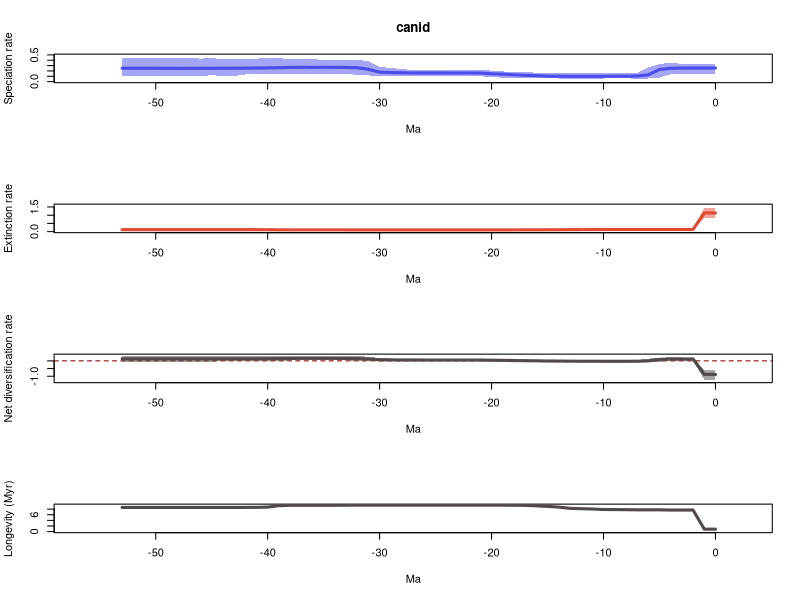

The R script that drew this image:
# 1 files combined:
# 	/home/eeb177-student/Desktop/EEB-177/exercise-9/pyrate_mcmc_logs/canid_occ_1_marginal_rates.log

# 95% HPDs calculated using code from Biopy (https://www.cs.auckland.ac.nz/~yhel002/biopy/)

pdf(file='/home/eeb177-student/Desktop/EEB-177/exercise-9/pyrate_mcmc_logs/canid_occ_1_marginal_rates_RTT.pdf',width=0.6*9, height=16.8)
par(mfrow=c(4,1))
library(scales)
L_hpd_m95=c(0.134647442343, 0.134647442343,0.134647442343,0.134647442343,0.13974580164,0.0735656319696,0.0583456682639,0.055806269025,0.0608193148192,0.0608193148192,0.0583456682639,0.0583456682639,0.0583456682639,0.0583456682639,0.0583456682639,0.0663283335853,0.0663283335853,0.0670004534064,0.0749419201056,0.0749419201056,0.081633624553,0.103582579471,0.103582579471,0.103582579471,0.103582579471,0.103582579471,0.103582579471,0.103582579471,0.103582579471,0.107380810234,0.103582579471,0.116222906896,0.12889185615,0.140566967115,0.140566967115,0.140566967115,0.140566967115,0.140566967115,0.140566967115,0.140566967115,0.140566967115,0.1338382428,0.1338382428,0.105099481416,0.105099481416,0.119580316975,0.105099481416,0.109990033119,0.109990033119,0.105099481416,0.105099481416,0.105099481416,0.105099481416,0.105099481416)
L_hpd_M95=c(0.332376941529, 0.332376941529,0.332376941529,0.332376941529,0.351867401497,0.32926938074,0.264556535935,0.166380067569,0.160060124817,0.160060124817,0.156176636037,0.156176636037,0.156176636037,0.156176636037,0.156176636037,0.162546390186,0.167758386868,0.176554428001,0.181195539798,0.191037632709,0.206785736638,0.217913750163,0.217913750163,0.220557461707,0.217913750163,0.217913750163,0.217913750163,0.217913750163,0.234247914152,0.255759453185,0.274795895985,0.381726277058,0.409797168988,0.409797168988,0.409797168988,0.409797168988,0.417725438353,0.417725438353,0.422964248289,0.438412005168,0.440949724297,0.430022701116,0.430022701116,0.417725438353,0.417725438353,0.440949724297,0.429991901148,0.449875403395,0.449875403395,0.449875403395,0.449875403395,0.449875403395,0.449875403395,0.449875403395)
M_hpd_m95=c(0.799952019826, 0.799952019826,0.0975338529436,0.0975338529436,0.0975338529436,0.0975338529436,0.0975338529436,0.0975338529436,0.0940410321875,0.0940410321875,0.0940410321875,0.0879944515261,0.0893742007823,0.0879944515261,0.0800890132403,0.0831660905044,0.0784066500508,0.0805081827928,0.0800890132403,0.0805081827928,0.0805081827928,0.0813511799882,0.0813511799882,0.0813511799882,0.0813511799882,0.0813511799882,0.0813511799882,0.0813511799882,0.0813511799882,0.0813511799882,0.0813511799882,0.0813511799882,0.0813511799882,0.0813511799882,0.0813511799882,0.0813511799882,0.0813511799882,0.0813511799882,0.0813511799882,0.0813511799882,0.0734464621409,0.0784066500508,0.0784066500508,0.0784066500508,0.0784066500508,0.0784066500508,0.0784066500508,0.0784066500508,0.0784066500508,0.0784066500508,0.0784066500508,0.0784066500508,0.0784066500508,0.0784066500508)
M_hpd_M95=c(1.46261033387, 1.46261033387,0.171209226206,0.171209226206,0.171209226206,0.170492031072,0.170492031072,0.170492031072,0.166617414404,0.165767058263,0.165767058263,0.159986536089,0.159986536089,0.158279023393,0.151867609565,0.151867609565,0.138877779841,0.130124313242,0.128249276372,0.128249276372,0.128249276372,0.128249276372,0.128249276372,0.128249276372,0.128249276372,0.128249276372,0.128249276372,0.128249276372,0.128249276372,0.128249276372,0.128249276372,0.128249276372,0.128249276372,0.129280353353,0.129280353353,0.129280353353,0.129280353353,0.129280353353,0.129280353353,0.132050585614,0.185544739222,0.198142599675,0.198142599675,0.198142599675,0.198142599675,0.198142599675,0.198142599675,0.198142599675,0.198142599675,0.198142599675,0.198142599675,0.198142599675,0.198142599675,0.198142599675)
R_hpd_m95=c(-1.22871559264, -1.22871559264,-0.000618307281791,-0.000618307281791,-0.0012115132586,-0.0617422464795,-0.0924988945168,-0.0924988945168,-0.0846296189264,-0.0846296189264,-0.0846296189264,-0.0846296189264,-0.0846296189264,-0.0816276001134,-0.069388260902,-0.0686105339737,-0.0617422464795,-0.052316395961,-0.0389030912607,-0.0346682106432,-0.0272882117442,-0.00430586149011,-0.0025203884811,-0.00430586149011,-0.0025203884811,-0.0025203884811,-0.0025203884811,-0.00430586149011,-0.0025203884811,-0.0025203884811,0.00663407578009,0.00741542970636,0.0194505539531,0.0263268735038,0.0316397771897,0.0316397771897,0.0316397771897,0.0316397771897,0.0263268735038,0.00309017971878,0.00309017971878,0.00990103638096,0.00990103638096,0.00309017971878,0.00309017971878,-0.0672838510465,-0.0527068536504,-0.0672838510465,-0.0672838510465,-0.0686615779937,-0.0686615779937,-0.0686615779937,-0.0686615779937,-0.0686615779937)
R_hpd_M95=c(-0.577367851081, -0.577367851081,0.218356008048,0.218356008048,0.232754780355,0.200161680586,0.144256123203,0.0632150121948,0.0362253779144,0.0401647657829,0.0419856864551,0.0401647657829,0.0401647657829,0.0444775796087,0.0444775796087,0.0473759211603,0.0592043501679,0.069584003023,0.0872811403105,0.0960389013595,0.104199671306,0.109232223793,0.114379590832,0.114379590832,0.114473239283,0.114473239283,0.114473239283,0.114473239283,0.127228429511,0.155216743083,0.183889290709,0.275459260795,0.304243578786,0.304243578786,0.312116991034,0.312116991034,0.317070904465,0.317070904465,0.317070904465,0.317070904465,0.317070904465,0.317070904465,0.317070904465,0.33657443232,0.33657443232,0.285230731323,0.310185455126,0.306040413374,0.306040413374,0.306040413374,0.306040413374,0.306040413374,0.306040413374,0.306040413374)
L_mean=c(0.253870652764, 0.253870652764,0.253870652764,0.253870652764,0.249544960442,0.227022967397,0.126512313556,0.104981971336,0.100474962014,0.100474962014,0.100119456342,0.100119456342,0.100119456342,0.100111441157,0.100338195448,0.101376319448,0.111735091462,0.118146890142,0.12761107987,0.139325902813,0.147399401755,0.16088518583,0.161593421973,0.161967592519,0.162883441094,0.162883441094,0.162883441094,0.163009441175,0.165384853362,0.169894514268,0.176488374832,0.230256658075,0.260193519025,0.265555718118,0.267313046749,0.267608460277,0.267069569078,0.267688617238,0.265329839658,0.260890157013,0.256629297654,0.254785185489,0.252598533416,0.251325818287,0.250686261966,0.249535198561,0.249988472386,0.24905688632,0.248307788079,0.249578942197,0.250007486802,0.250007486802,0.250007486802,0.250007486802)
M_mean=c(1.13401835354, 1.13401835354,0.130254122787,0.130254122787,0.130254122787,0.129054220613,0.129054220613,0.129054220613,0.128085080211,0.127561055047,0.127196486317,0.124449689782,0.122671486001,0.120799534595,0.114554748048,0.111514093822,0.108966939782,0.107137053695,0.106522363608,0.106444953428,0.106384495978,0.106351445883,0.106351445883,0.106351445883,0.106351445883,0.106351445883,0.106351445883,0.106351445883,0.106351445883,0.106351445883,0.106351445883,0.106351445883,0.106351445883,0.106480066639,0.106746971632,0.106746971632,0.106746971632,0.106746971632,0.106746971632,0.108349646258,0.114674768246,0.11594434692,0.116037320472,0.116280731221,0.116280731221,0.116280731221,0.116280731221,0.116280731221,0.116280731221,0.116280731221,0.116280731221,0.116280731221,0.116280731221,0.116280731221)
R_mean=c(-0.880147700777, -0.880147700777,0.123616529977,0.123616529977,0.119290837655,0.0979687467838,-0.00254190705753,-0.0240722492772,-0.0276101181969,-0.0270860930333,-0.027077029975,-0.02433023344,-0.0225520296588,-0.0206880934384,-0.0142165526005,-0.0101377743732,0.00276815168013,0.0110098364469,0.0210887162617,0.0328809493849,0.0410149057773,0.0545337399464,0.0552419760896,0.0556161466357,0.056531995211,0.056531995211,0.056531995211,0.0566579952918,0.0590334074794,0.0635430683854,0.0701369289486,0.123905212192,0.153842073142,0.159075651479,0.160566075117,0.160861488644,0.160322597446,0.160941645605,0.158582868026,0.152540510755,0.141954529408,0.138840838569,0.136561212944,0.135045087066,0.134405530744,0.13325446734,0.133707741165,0.132776155099,0.132027056858,0.133298210975,0.133726755581,0.133726755581,0.133726755581,0.133726755581)
trans=0.5
age=(0:(54-1))* -1
plot(age,age,type = 'n', ylim = c(0, 0.494862943735), xlim = c(-56.7,2.7), ylab = 'Speciation rate', xlab = 'Ma',main='canid' )
polygon(c(age, rev(age)), c(L_hpd_M95, rev(L_hpd_m95)), col = alpha("#4c4cec",trans), border = NA)
lines(rev(age), rev(L_mean), col = "#4c4cec", lwd=3)
plot(age,age,type = 'n', ylim = c(0, 1.60887136725), xlim = c(-56.7,2.7), ylab = 'Extinction rate', xlab = 'Ma' )
polygon(c(age, rev(age)), c(M_hpd_M95, rev(M_hpd_m95)), col = alpha("#e34a33",trans), border = NA)
lines(rev(age), rev(M_mean), col = "#e34a33", lwd=3)
plot(age,age,type = 'n', ylim = c(-1.35158715191, 0.370231875552), xlim = c(-56.7,2.7), ylab = 'Net diversification rate', xlab = 'Ma' )
abline(h=0,lty=2,col="darkred")
polygon(c(age, rev(age)), c(R_hpd_M95, rev(R_hpd_m95)), col = alpha("#504A4B",trans), border = NA)
lines(rev(age), rev(R_mean), col = "#504A4B", lwd=3)
plot(age,age,type = 'n', ylim = c(0, max(1/M_mean)), xlim = c(-56.7,2.7), ylab = 'Longevity (Myr)', xlab = 'Ma' )
lines(rev(age), rev(1/M_mean), col = "#504A4B", lwd=3)
n <- dev.off()